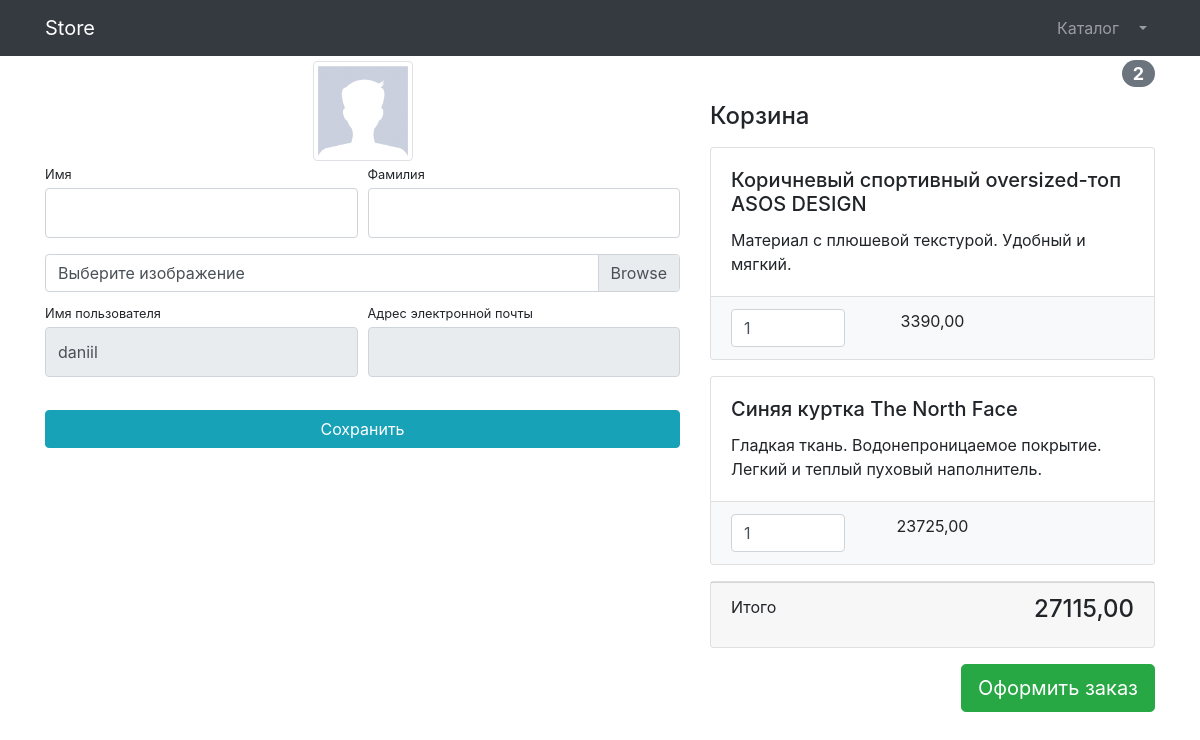
The app's page /users/profile/1/ (signed in) with its own data.
### users/models.py (models this page shows)
class User(AbstractUser):
    image = models.ImageField(upload_to='users_images', null=True, blank=True)
    is_verified_email = models.BooleanField(default=False)

### products/models.py (models this page shows, shortened)
class Basket(models.Model):
    user = models.ForeignKey(to=User, on_delete=models.CASCADE)
    product = models.ForeignKey(to=Product, on_delete=models.CASCADE)
    quantity = models.PositiveIntegerField(default=0)
    created_at = models.DateTimeField(auto_now_add=True)
    objects = BasketQuerySet.as_manager()
    def sum(self):
        return self.quantity * self.product.price

class Product(models.Model):
    name = models.CharField(max_length=256)
    description = models.TextField()
    price = models.DecimalField(max_digits=8, decimal_places=2)
    quantity = models.PositiveIntegerField(default=0)
    image = models.ImageField(upload_to='products_images', null=True, blank=True)
    category = models.ForeignKey(to=ProductCategory, on_delete=models.CASCADE)
    class Meta:
        verbose_name = 'Продукт'
        verbose_name_plural = 'Продукты'

### users/views.py (the view, shortened to what this page needs)
# urls.py: path('profile/<int:pk>/', login_required(UserProfileView.as_view()), name='profile'),
class UserProfileView(TitleMixin, UpdateView):
    title = 'Store - Личный кабинет'
    model = User
    form_class = UserProfileForm
    template_name = 'users/profile.html'

### users/forms.py
class UserProfileForm(forms.ModelForm):
    first_name = forms.CharField(widget=forms.TextInput(attrs={'class': 'form-control py-4'}))
    last_name = forms.CharField(widget=forms.TextInput(attrs={'class': 'form-control py-4'}))
    image = forms.ImageField(widget=forms.FileInput(attrs={'class': 'custom-file-input'}))
    username = forms.CharField(widget=forms.TextInput(attrs={'class': 'form-control py-4', 'readonly': True}))
    email = forms.CharField(widget=forms.EmailInput(attrs={'class': 'form-control py-4', 'readonly': True}))
    class Meta:
        model = User
        fields = ('first_name', 'last_name', 'image', 'username', 'email')

### common/views.py (called while the page is built)
    def get_context_data(self, **kwargs):
        context = super(TitleMixin, self).get_context_data(**kwargs)
        context['title'] = self.title
        return context

### products/context_processors.py (called while the page is built)
def baskets(request):
    user = request.user
    return {'baskets': Basket.objects.filter(user=user) if user.is_authenticated else []}

### products/models.py (called while the page is built)
    def total_sum(self):
        return sum(basket.sum() for basket in self)

    def total_quantity(self):
        return sum(basket.quantity for basket in self)

### users/templates/users/profile.html (shortened to what this page needs)
{% extends 'products/base.html' %}
{% load static %}
{% block css %}
     <link href="../vendor/bootstrap/css/bootstrap.min.css" rel="stylesheet">
{% endblock %}
{% block content %}
	<div class="container">
    <div class="row">
        <div class="col-lg-7">
            <h4 class="mt-3 mb-3">Профиль</h4>
            <div class="col-lg-12 text-center">
                <img width="100" height="100"
                     src="{% if user.image %} {{ user.image.url }}{% else %} {% static '/vendor/img/users/default_avatar.jpg' %} {% endif %}"
                     class="img-thumbnail">
            </div>
            <form action="{% url 'users:profile'  user.id %}" method="POSt" enctype="multipart/form-data">
                <div class="form-row">
                    <div class="col-lg-6">
                        <div class="form-group">
                            <label class="small mb-1" for="{{ form.first_name.id_for_label }}">
                                Имя
                            </label>
                            {{ form.first_name }}
                        </div>
                    </div>
                    <div class="col-lg-6">
                        <div class="form-group">
                            <label class="small mb-1" for="{{ form.last_name.id_for_label }}">
                                Фамилия
                            </label>
                            {{ form.last_name }}
                        </div>
                    </div>
                </div>
                <div class="form-row mb-2">
                    <div class="col-lg-12">
                        <div class="custom-file">
                            <label class="custom-file-label" for="{{ form.image.id_for_label }}">
                                Выберите изображение
                            </label>
                        </div>
                    </div>
                </div>
                <div class="form-row">
                    <div class="col-lg-6">
                        <label class="small mb-1" for="{{ form.username.id_for_label }}">
                            Имя пользователя
                        </label>
                        {{ form.username }}
                    </div>
                    <div class="col-lg-6">
                        <label class="small mb-1" for="{{ form.email.id_for_label }}">
                            Адрес электронной почты
                        </label>
                        {{ form.email }}
                    </div>
                </div>
                <div class="form-row">
                    <div class="col-lg-12" style="margin-top: 33px;">
                        <input class="btn btn-info btn-block" type="submit" value="Сохранить">
                    </div>
                </div>
            </form>
        </div>
        <div class="col-lg-5">
            {% include 'products/basket.html' %}
        </div>
    </div>
</div>
{% endblock %}

### products/templates/products/basket.html (shortened to what this page needs)
{% if baskets %}
    <h4 class="mt-3 mb-3 d-flex justify-content-between align-items-center mb-3">
        <br><br><br>
        Корзина <span class="badge badge-secondary badge-pill">{{ baskets.total_quantity }}</span>
    </h4>
    {% for basket in baskets %}
    	    <div class="card mb-3">
        <div class="card-body">
            <h5 class="card-title">{{ basket.product.name}}</h5>
            <p class="card-text">{{ basket.product.description}}</p>
        </div>
        <ul class="list-group list-group-flush">
            <li class="list-group-item bg-light">
                <div class="row text-center">
                    <div class="col-lg-4">
                        <input name="basketID" type="number" class="form-control"
                               value="{{ basket.quantity }}" min="0">
                    </div>
                    <div class="col-lg-4">{{ basket.sum}}</div>
                    <div class="col-lg-4">
                    </div>
                </div>
            </li>
        </ul>
    </div>
    {% endfor %}
    <div class="card mb-3">
        <div class="card-footer">
            <p class="float-left">Итого</p>
            <h4 class="float-right">{{ baskets.total_sum}}</h4>
        </div>
    </div>
    <a class="btn btn-success btn-lg float-right" href="../orders/order-create.html">
        Оформить заказ
    </a>
{% else %}
    <h4 class="mt-3 mb-3 text-center">
        <br>
        <br>
        Корзина пуста
    </h4>
{% endif %}

### records on screen
User: username "daniil"
Basket: total_quantity "2", product.name "Коричневый спортивный oversized-топ ASOS DESIGN", product.description "Материал с плюшевой текстурой. Удобный и мягкий.", basketID "1", sum "3390,00", total_sum "27115,00"
Basket: product.name "Синяя куртка The North Face", product.description "Гладкая ткань. Водонепроницаемое покрытие. Легкий и теплый пуховый наполнитель.", basketID "1", sum "23725,00"
